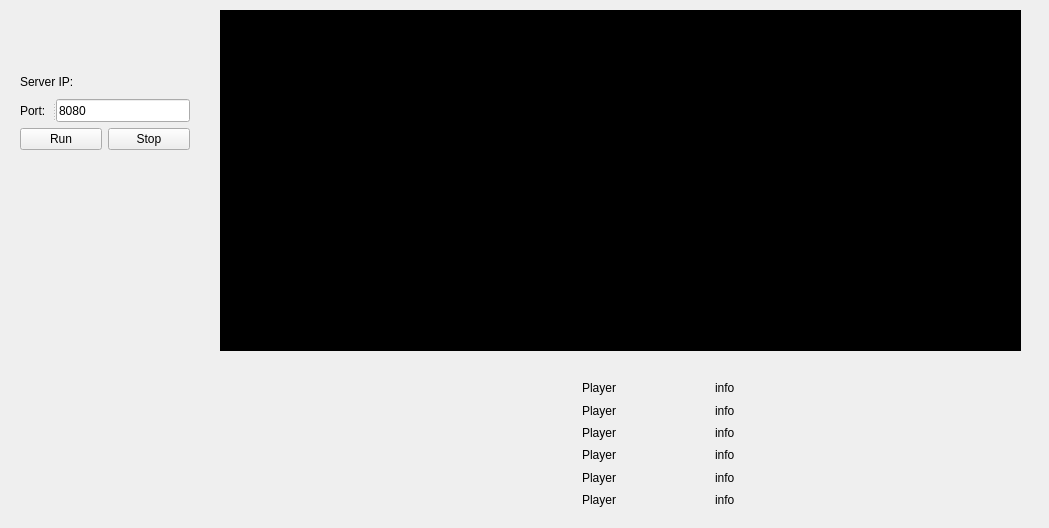
<?xml version="1.0" encoding="UTF-8"?>
<ui version="4.0">
 <class>MainWindow</class>
 <widget class="QWidget" name="MainWindow">
  <property name="geometry">
   <rect>
    <x>0</x>
    <y>0</y>
    <width>1049</width>
    <height>528</height>
   </rect>
  </property>
  <property name="windowTitle">
   <string>Form</string>
  </property>
  <widget class="QWidget" name="layoutWidget">
   <property name="geometry">
    <rect>
     <x>450</x>
     <y>380</y>
     <width>391</width>
     <height>128</height>
    </rect>
   </property>
   <layout class="QGridLayout" name="gridLayout_3">
    <item row="0" column="0">
     <widget class="QLabel" name="redIconLabel_3">
      <property name="styleSheet">
       <string notr="true">image: url(:/assets/images/red-among-us.png);</string>
      </property>
      <property name="text">
       <string/>
      </property>
     </widget>
    </item>
    <item row="0" column="1">
     <widget class="QLabel" name="redPNameLabel_3">
      <property name="text">
       <string>Player</string>
      </property>
     </widget>
    </item>
    <item row="0" column="2">
     <widget class="QLabel" name="redInfoLabel_3">
      <property name="text">
       <string>info</string>
      </property>
     </widget>
    </item>
    <item row="1" column="0">
     <widget class="QLabel" name="whiteIconLabel_3">
      <property name="styleSheet">
       <string notr="true">image: url(:/assets/images/white-among-us.png);</string>
      </property>
      <property name="text">
       <string/>
      </property>
     </widget>
    </item>
    <item row="1" column="1">
     <widget class="QLabel" name="whitePNameLabel_3">
      <property name="text">
       <string>Player</string>
      </property>
     </widget>
    </item>
    <item row="1" column="2">
     <widget class="QLabel" name="whiteInfoLabel_3">
      <property name="text">
       <string>info</string>
      </property>
     </widget>
    </item>
    <item row="2" column="0">
     <widget class="QLabel" name="greenIconLabel_3">
      <property name="styleSheet">
       <string notr="true">image: url(:/assets/images/green-among-us.png);</string>
      </property>
      <property name="text">
       <string/>
      </property>
     </widget>
    </item>
    <item row="2" column="1">
     <widget class="QLabel" name="greenPNameLabel_3">
      <property name="text">
       <string>Player</string>
      </property>
     </widget>
    </item>
    <item row="2" column="2">
     <widget class="QLabel" name="greenInfoLabel_3">
      <property name="text">
       <string>info</string>
      </property>
     </widget>
    </item>
    <item row="3" column="0">
     <widget class="QLabel" name="blueIconLabel_3">
      <property name="styleSheet">
       <string notr="true">image: url(:/assets/images/light-blue-among-us.png);</string>
      </property>
      <property name="text">
       <string/>
      </property>
     </widget>
    </item>
    <item row="3" column="1">
     <widget class="QLabel" name="bluePNameLabel_3">
      <property name="text">
       <string>Player</string>
      </property>
     </widget>
    </item>
    <item row="3" column="2">
     <widget class="QLabel" name="blueInfoLabel_3">
      <property name="text">
       <string>info</string>
      </property>
     </widget>
    </item>
    <item row="4" column="0">
     <widget class="QLabel" name="violetIconLabel_3">
      <property name="styleSheet">
       <string notr="true">image: url(:/assets/images/violet-among-us.png);</string>
      </property>
      <property name="text">
       <string/>
      </property>
     </widget>
    </item>
    <item row="4" column="1">
     <widget class="QLabel" name="violetPNameLabel_3">
      <property name="text">
       <string>Player</string>
      </property>
     </widget>
    </item>
    <item row="4" column="2">
     <widget class="QLabel" name="violetInfoLabel_3">
      <property name="text">
       <string>info</string>
      </property>
     </widget>
    </item>
    <item row="5" column="0">
     <widget class="QLabel" name="yellowIconLabel_3">
      <property name="styleSheet">
       <string notr="true">image: url(:/assets/images/yellow-among-us.png);</string>
      </property>
      <property name="text">
       <string/>
      </property>
     </widget>
    </item>
    <item row="5" column="1">
     <widget class="QLabel" name="YellowPNameLabel_3">
      <property name="text">
       <string>Player</string>
      </property>
     </widget>
    </item>
    <item row="5" column="2">
     <widget class="QLabel" name="YellowInfoLabel_3">
      <property name="text">
       <string>info</string>
      </property>
     </widget>
    </item>
   </layout>
  </widget>
  <widget class="QGraphicsView" name="graphicsView">
   <property name="geometry">
    <rect>
     <x>220</x>
     <y>10</y>
     <width>801</width>
     <height>341</height>
    </rect>
   </property>
   <property name="styleSheet">
    <string notr="true">background-color: rgb(0, 0, 0);</string>
   </property>
  </widget>
  <widget class="QWidget" name="">
   <property name="geometry">
    <rect>
     <x>20</x>
     <y>70</y>
     <width>170</width>
     <height>80</height>
    </rect>
   </property>
   <layout class="QVBoxLayout" name="verticalLayout">
    <item>
     <widget class="QLabel" name="ipAddressLabel">
      <property name="text">
       <string>Server IP: </string>
      </property>
     </widget>
    </item>
    <item>
     <widget class="QSplitter" name="splitter">
      <property name="orientation">
       <enum>Qt::Horizontal</enum>
      </property>
      <widget class="QLabel" name="portLabel">
       <property name="text">
        <string>Port:</string>
       </property>
      </widget>
      <widget class="QLineEdit" name="portLineEdit">
       <property name="text">
        <string>8080</string>
       </property>
      </widget>
     </widget>
    </item>
    <item>
     <layout class="QHBoxLayout" name="horizontalLayout">
      <item>
       <widget class="QPushButton" name="runButton">
        <property name="text">
         <string>Run</string>
        </property>
        <property name="autoDefault">
         <bool>false</bool>
        </property>
       </widget>
      </item>
      <item>
       <widget class="QPushButton" name="stopButton">
        <property name="text">
         <string>Stop</string>
        </property>
       </widget>
      </item>
     </layout>
    </item>
   </layout>
  </widget>
 </widget>
 <resources/>
 <connections/>
</ui>
